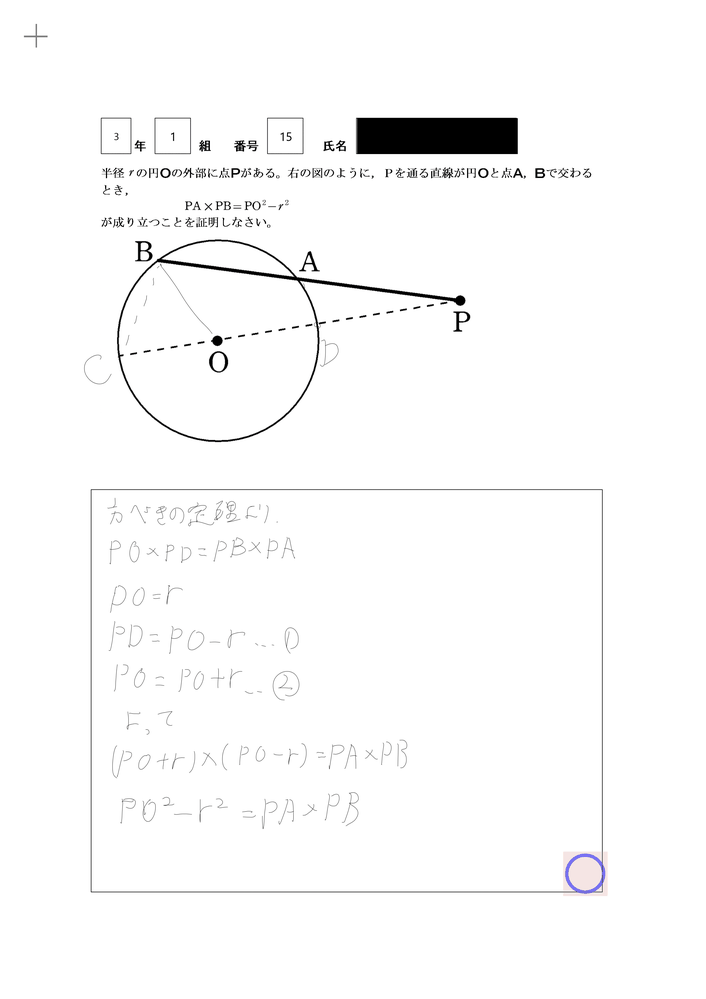
#> input picture test/image9.gif, 706 x 999 px, shrunk from 2479 x 3508 before the run
$ jupyter execute --allow-errors SaikyoABC2.ipynb   (older library calls are emulated)
#> lines starting #> are read from the running program, lines starting #| are printed output that depends on the picture
[cell 1]
# coding: utf-8
#from __future__ import print_function
import pandas as pd
from datetime import datetime
import numpy as np
import csv
from PIL import Image, ImageDraw, ImageFont
import sys
import math
import matplotlib.pyplot as plt
from scipy.spatial import ConvexHull
from sympy.geometry import Point, Polygon

__version__ = "1.03"

[cell 2]
class SaikyoABC(object):
    u"""西京中学プロジェクト：答案データ(Answer Box Creater)処理用クラス

    SaikyoABC(ファイル名)で、ファイル名で指定したCSVファイルを読み込んだインスタンスを生成します。

    -------
    - start_time : 回答開始時刻
    - end_time : 回答終了時刻
    - stroke : ストロークデータ（pandasのDataFrame）
        - stroke.PENTYPE : ペンタイプ（STYLUS, ERASEPEN, NAMEのいずれか）
        - stroke.PENWIDTH : ペンの太さ（int型)
        - stroke.Timestamp : そのストロークが書き始められた時刻
        - stroke.STROKE : np.arrayで与えられるストローク座標データ

    以下で出力されるインスタンス変数、メソッドの内、以降のデータ解析に用いられるものについては
    Compare_answersの中で説明しているのでそちらを参照してください。
    """

    def __init__(self,filename,true_or_false):
        self.true_or_false = true_or_false
        if filename is not None:
            self.read_stroke_csv(filename)


    def read_stroke_csv(self, filename):
        u"""ストロークが入ったCSVファイルを読み込む。
        -----
        input:
            filename: ファイル名（strokes.csv）
        """
        self.filename = filename
        self.true_or_false = 1
        u"""filenameの答案が正解しているなら２三角なら１間違いなら０"""

        # ストロークが入ったCSVファイルを読み込みます．ただし，最初の行と最後の行は読み込みません．
        df = pd.read_csv(filename,header=None,skiprows=1,skipfooter=1,engine='python')
        df.columns = ["Date","Time","MODE","PEN","UNKNOWN","STROKE","STROKE_NUM"]
        # 時刻情報をpythonのdatetimeオブジェクトに変換します．（そうすると時刻の引き算が簡単になるので）
        df = df.assign(Timestamp = [datetime.strptime(row.Date+" "+row.Time, "%Y/%m/%d %H:%M:%S.%f") for row in df.itertuples()] )

        # ペンの色とかはどうでもいいので，ペンタイプ（スタイラス or 消しゴム）とペン（もしくは消しゴム）の太さの情報のみを残します．
        df = df.assign(PENTYPE = [d.split()[0] for d in df.PEN])
        penwidth = [d.split()[2] for d in df.PEN]
        df = df.assign(PENWIDTH = [int(d.split(";")[0]) for d in penwidth])


        # ストロークデータをnumpyの2次元配列に変換．
        stroke = [d.split() for d in df.STROKE]
        def toNumpy(stroke):
            return np.array([s.split(":") for s in stroke],dtype=np.int).T
        df.STROKE = [toNumpy(s) for s in stroke]


        # ストロークの座標が-1になっているやつは，名前欄に記入したストロークなので，ペンタイプをNAMEにしておく．
        df.loc[ [np.min(s)<0 for s in df.STROKE], "PENTYPE" ] = "NAME"

        # 不要な列を削除
        del df['Date']
        del df['Time']
        del df['MODE']
        del df['UNKNOWN']
        del df['PEN']
        del df['STROKE_NUM']

        self.stroke = df
        u"""
        #csvファイルを標準出力
        print(df.columns)
        df.to_csv(sys.stdout)
        """

        # 解答開始時刻（csvファイルの1行目）と終了時刻（csvファイルの最終行)を計算する．
        f = open(filename,'r')
        dataReader = csv.reader(f)

        u"""
        first = dataReader.next()
        #下に変更したので注意！！
        """

        #ヘッダーを読み飛ばす
        first = next(dataReader)

        for last in dataReader:
            ("")


        f.close()
        self.start_time = datetime.strptime(first[0]+" "+first[1], "%Y/%m/%d %H:%M:%S.%f")
        self.end_time = datetime.strptime(last[0]+" "+last[1], "%Y/%m/%d %H:%M:%S.%f")

    # [406 lines left out: functions draw_image, overlay_image, __draw_image, draw_block_image, overlay_block_image, __draw_block_image and 15 more, not called in this run]


    u"""
    ----------------------------------------------------------------------------------------------------
    ここから各ブロックの対応関係をわかりやすくするため、ブロックに分割されたペンストロークの特徴量をさらに取り出すプログラムです。
    ----------------------------------------------------------------------------------------------------
    """


    # [295 lines left out: functions __check_stroke_or_string, __get_block_grid, __get_grid_feature, __grid_filter, __get_stroke_vector, check_stroke_cross and 6 more, not called in this run]


#> (the rest of this cell did not finish here and is left out)

[cell 3]
filenum = "9"
#> (the rest of this cell did not finish here and is left out)

[cell 4]
import PIL
imagename = "test/image" + filenum + ".gif"
image = PIL.Image.open(imagename)
#> image is the input picture: PIL image 706x999 P; mean R, G, B 250, 249.9, 250
#> (the rest of this cell did not finish here and is left out)

#> (a cell that did not finish here is left out)

#> (a cell that did not finish here is left out)

#> (a cell that did not finish here is left out)

#> (a cell that did not finish here is left out)

[cell 9]
x,y = 1,2
print(x)
print(y)

[cell 10]
a = True

[cell 11]
list1 = [0,3]
list2 = [1,3]
list3 = [0,2]
list4 = [4,10]

def checker(list1,list2,list3,list4):
    x1 = list1[0]
    y1 = list1[1]
    x2 = list2[0]
    y2 = list2[1]
    x3 = list3[0]
    y3 = list3[1]
    x4 = list4[0]
    y4 = list4[1]
    checker1 = (x1-x2)*(y3-y1) - (y1-y2)*(x3-x1)
    checker2 = (x1-x2)*(y4-y1) - (y1-y2)*(x4-x1)
    checker3 = (x4-x3)*(y1-y4) - (y4-y3)*(x1-x4)
    checker4 = (x4-x3)*(y2-y4) - (y4-y3)*(x2-x4)
    if checker1*checker2 <= 0 and checker3*checker4 <= 0:
        return True
    else:
        return False

checker(list1,list2,list3,list4)

[cell 12]
for i in range(3,10):
    print(i)

[cell 13]
a = [[],[]]
a[1].append(1)
print(a)

[cell 14]
points = np.random.rand(30, 2)   # 30 random points in 2-D
print(points)
hull = ConvexHull(points)

[cell 15]
#print(points)
#print(hull.vertices)
import matplotlib.pyplot as plt
plt.plot(points[:,0], points[:,1], 'o')
for simplex in hull.simplices:
    #print(simplex)
    print(points[simplex,0])
    print(points[simplex])
    print(points[simplex[0]][1])
    plt.plot(points[simplex, 0], points[simplex, 1], 'k-')
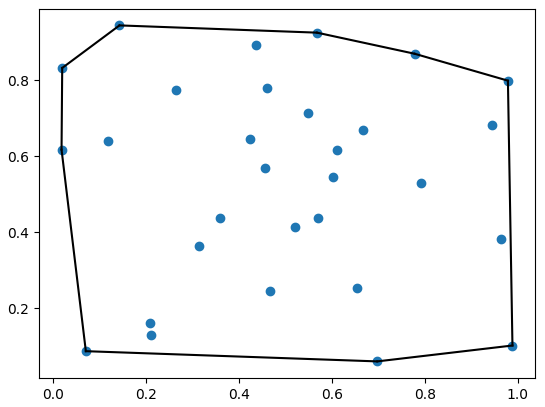
#> figure drawn by matplotlib, 1 panel

[cell 16]
plt.plot(points[hull.vertices,0], points[hull.vertices,1], 'r--', lw=2)
plt.plot(points[hull.vertices[0],0], points[hull.vertices[0],1], 'ro')
plt.show()
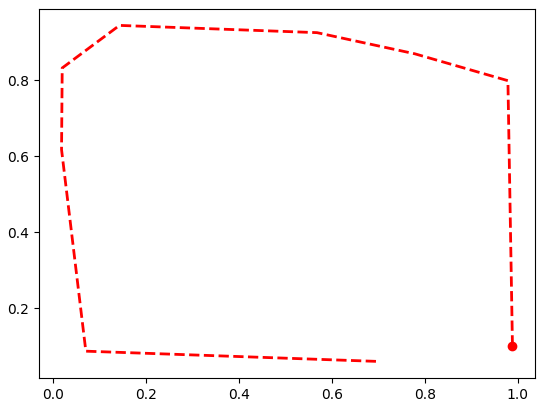
#> figure drawn by matplotlib, 1 panel

[cell 17]
a = [np.empty((0,2)),np.empty((0,2))]
print(a)

[cell 18]
a[0] = np.append(a[0],np.array([[0,1]]),axis = 0)
print(a[0])
a.append(np.empty((0,2)))
print(a[0].shape[0])

[cell 19]
a = np.empty((0,2))
np.append(a,np.array([[1,2]]), axis = 0)

[cell 20]
a = np.array([[1,2],[3,4],[5,6],[4,4]])
a.min(0)

[cell 21]
a = np.empty((0,2))
a = np.append(a,np.array([[1,2]]),axis=0)
a = np.append(a,np.array([[1,2]]),axis=0)
a = a.flatten()
a

[cell 22]
def get_angle(vec1,vec2):
    inn_pro = np.dot(vec1,vec2)
    vec1_len = np.linalg.norm(vec1)
    vec2_len = np.linalg.norm(vec2)
    angle = (np.arccos(inn_pro / (vec1_len*vec2_len))/np.pi)*180
    return angle

def check_Polygon(point,polygon):
    angle = 0
    for poly_num in range(len(polygon)):
        vec1 = polygon[poly_num]-point
        vec2 = polygon[poly_num-1]-point
        angle += get_angle(vec1,vec2)
    print(angle)
    if round(angle) == 360:
        return True
    else:
        return False
